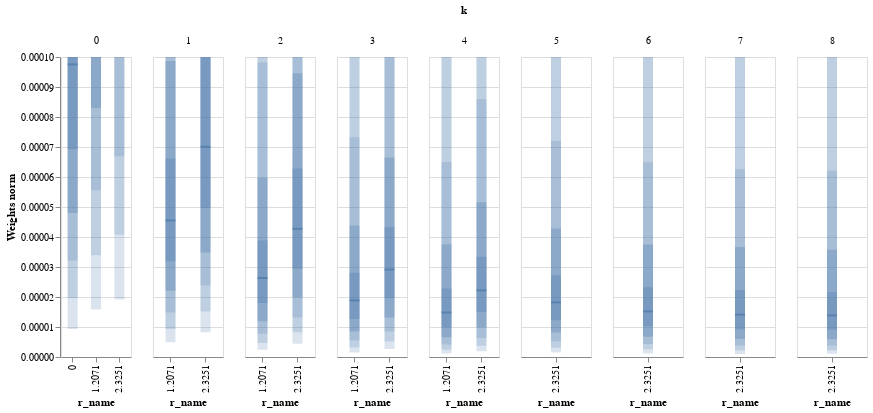

This figure's notebook cell:
### Code cell
weights_grad = torch.cat([m.weights.grad.flatten(end_dim=1) for m in net.modules() if isinstance(m, SteeredConv2d) and m.weights.shape[-1]==27])
base.plot_weights_dist(weights_grad, wrange=(1e-10, 1e-4))

### Figure 1 — Vega-Lite specification as saved in the notebook (floating-point values rounded to 4 significant figures)
{"config": {"view": {"continuousWidth": 400, "continuousHeight": 300}}, "data": {"name": "data-fd1f62b07672d1f5217d6e61486a301b"}, "facet": {"column": {"type": "quantitative", "field": "k"}}, "spec": {"layer": [{"mark": {"type": "tick", "thickness": 2, "width": 10, "xOffset": 0}, "encoding": {"x": {"type": "nominal", "field": "r_name"}, "y": {"type": "quantitative", "axis": {}, "field": "median", "scale": {"domain": [1e-10, 0.0001], "type": "linear"}, "title": "Weights norm"}}, "selection": {"selector004": {"type": "interval", "bind": "scales", "encodings": ["y"]}}, "width": 70}, {"mark": {"type": "bar", "opacity": 0.2, "width": 10, "xOffset": 0}, "encoding": {"x": {"type": "nominal", "field": "r_name"}, "y": {"type": "quantitative", "field": "-q0", "title": ""}, "y2": {"field": "q0"}}, "width": 70}, {"mark": {"type": "bar", "opacity": 0.2, "width": 10, "xOffset": 0}, "encoding": {"x": {"type": "nominal", "field": "r_name"}, "y": {"type": "quantitative", "field": "-q1", "title": ""}, "y2": {"field": "q1"}}, "width": 70}, {"mark": {"type": "bar", "opacity": 0.2, "width": 10, "xOffset": 0}, "encoding": {"x": {"type": "nominal", "field": "r_name"}, "y": {"type": "quantitative", "field": "-q2", "title": ""}, "y2": {"field": "q2"}}, "width": 70}, {"mark": {"type": "bar", "opacity": 0.3, "width": 10, "xOffset": 0}, "encoding": {"x": {"type": "nominal", "field": "r_name"}, "y": {"type": "quantitative", "field": "-q3", "title": ""}, "y2": {"field": "q3"}}, "width": 70}, {"mark": {"type": "bar", "opacity": 0.3, "width": 10, "xOffset": 0}, "encoding": {"x": {"type": "nominal", "field": "r_name"}, "y": {"type": "quantitative", "field": "-q4", "title": ""}, "y2": {"field": "q4"}}, "width": 70}]}, "resolve": {"scale": {"x": "independent"}}, "$schema": "https://vega.github.io/schema/vega-lite/v4.8.1.json", "datasets": {"data-fd1f62b07672d1f5217d6e61486a301b": [{"r_name": 0.0, "k": 0, "r": 0.0, "name": "k=0 r=0.0", "median": 9.753e-05, "q0": 0.0009239, "-q0": 9.333e-06, "q1": 0.0004762, "-q1": 1.97e-05, "q2": 0.0002967, "-q2": 3.215e-05, "q3": 0.0001989, "-q3": 4.802e-05, "q4": 0.000139, "-q4": 6.923e-05}, {"r_name": 1.207, "k": 0, "r": 1.207, "name": "k=0 r=1.2071068286895752", "median": 0.0001684, "q0": 0.001586, "-q0": 1.586e-05, "q1": 0.0008208, "-q1": 3.394e-05, "q2": 0.0005148, "-q2": 5.559e-05, "q3": 0.0003418, "-q3": 8.302e-05, "q4": 0.0002381, "-q4": 0.000119}, {"r_name": 2.325, "k": 0, "r": 2.325, "name": "k=0 r=2.325140953063965", "median": 0.0002015, "q0": 0.001918, "-q0": 1.913e-05, "q1": 0.0009972, "-q1": 4.074e-05, "q2": 0.0006154, "-q2": 6.693e-05, "q3": 0.0004104, "-q3": 0.0001004, "q4": 0.000285, "-q4": 0.0001439}, {"r_name": 1.207, "k": 1, "r": 1.207, "name": "k=1 r=1.2071068286895752", "median": 4.554e-05, "q0": 0.0005587, "-q0": 4.89e-06, "q1": 0.0002682, "-q1": 9.318e-06, "q2": 0.0001541, "-q2": 1.486e-05, "q3": 9.869e-05, "-q3": 2.206e-05, "q4": 6.62e-05, "-q4": 3.189e-05}, {"r_name": 2.325, "k": 1, "r": 2.325, "name": "k=1 r=2.325140953063965", "median": 7.008e-05, "q0": 0.0007795, "-q0": 8.23e-06, "q1": 0.0003851, "-q1": 1.515e-05, "q2": 0.0002265, "-q2": 2.382e-05, "q3": 0.0001463, "-q3": 3.486e-05, "q4": 9.99e-05, "-q4": 4.966e-05}, {"r_name": 1.207, "k": 2, "r": 1.207, "name": "k=2 r=1.2071068286895752", "median": 2.634e-05, "q0": 0.0003699, "-q0": 2.416e-06, "q1": 0.0001758, "-q1": 4.688e-06, "q2": 9.819e-05, "-q2": 7.773e-06, "q3": 5.971e-05, "-q3": 1.194e-05, "q4": 3.887e-05, "-q4": 1.799e-05}, {"r_name": 2.325, "k": 2, "r": 2.325, "name": "k=2 r=2.325140953063965", "median": 4.273e-05, "q0": 0.0005588, "-q0": 4.441e-06, "q1": 0.0002649, "-q1": 8.241e-06, "q2": 0.0001508, "-q2": 1.318e-05, "q3": 9.455e-05, "-q3": 1.994e-05, "q4": 6.28e-05, "-q4": 2.94e-05}, {"r_name": 1.207, "k": 3, "r": 1.207, "name": "k=3 r=1.2071068286895752", "median": 1.886e-05, "q0": 0.0002804, "-q0": 1.512e-06, "q1": 0.0001358, "-q1": 3.185e-06, "q2": 7.321e-05, "-q2": 5.464e-06, "q3": 4.381e-05, "-q3": 8.531e-06, "q4": 2.809e-05, "-q4": 1.267e-05}, {"r_name": 2.325, "k": 3, "r": 2.325, "name": "k=3 r=2.325140953063965", "median": 2.916e-05, "q0": 0.0004152, "-q0": 2.633e-06, "q1": 0.0001973, "-q1": 5.152e-06, "q2": 0.0001076, "-q2": 8.498e-06, "q3": 6.647e-05, "-q3": 1.319e-05, "q4": 4.33e-05, "-q4": 1.963e-05}, {"r_name": 1.207, "k": 4, "r": 1.207, "name": "k=4 r=1.2071068286895752", "median": 1.485e-05, "q0": 0.0002499, "-q0": 1.129e-06, "q1": 0.0001211, "-q1": 2.446e-06, "q2": 6.504e-05, "-q2": 4.178e-06, "q3": 3.761e-05, "-q3": 6.542e-06, "q4": 2.285e-05, "-q4": 9.909e-06}, {"r_name": 2.325, "k": 4, "r": 2.325, "name": "k=4 r=2.325140953063965", "median": 2.22e-05, "q0": 0.0003343, "-q0": 1.885e-06, "q1": 0.0001578, "-q1": 3.739e-06, "q2": 8.604e-05, "-q2": 6.335e-06, "q3": 5.155e-05, "-q3": 9.876e-06, "q4": 3.341e-05, "-q4": 1.499e-05}, {"r_name": 2.325, "k": 5, "r": 2.325, "name": "k=5 r=2.325140953063965", "median": 1.82e-05, "q0": 0.0002817, "-q0": 1.476e-06, "q1": 0.0001359, "-q1": 3.07e-06, "q2": 7.199e-05, "-q2": 5.224e-06, "q3": 4.281e-05, "-q3": 8.191e-06, "q4": 2.723e-05, "-q4": 1.229e-05}, {"r_name": 2.325, "k": 6, "r": 2.325, "name": "k=6 r=2.325140953063965", "median": 1.523e-05, "q0": 0.0002507, "-q0": 1.165e-06, "q1": 0.0001227, "-q1": 2.552e-06, "q2": 6.489e-05, "-q2": 4.369e-06, "q3": 3.752e-05, "-q3": 6.783e-06, "q4": 2.328e-05, "-q4": 1.02e-05}, {"r_name": 2.325, "k": 7, "r": 2.325, "name": "k=7 r=2.325140953063965", "median": 1.409e-05, "q0": 0.0002389, "-q0": 9.922e-07, "q1": 0.0001151, "-q1": 2.227e-06, "q2": 6.261e-05, "-q2": 3.834e-06, "q3": 3.671e-05, "-q3": 6.009e-06, "q4": 2.234e-05, "-q4": 9.206e-06}, {"r_name": 2.325, "k": 8, "r": 2.325, "name": "k=8 r=2.325140953063965", "median": 1.388e-05, "q0": 0.0002364, "-q0": 1.056e-06, "q1": 0.000115, "-q1": 2.283e-06, "q2": 6.206e-05, "-q2": 3.866e-06, "q3": 3.576e-05, "-q3": 5.953e-06, "q4": 2.171e-05, "-q4": 9.025e-06}]}}
